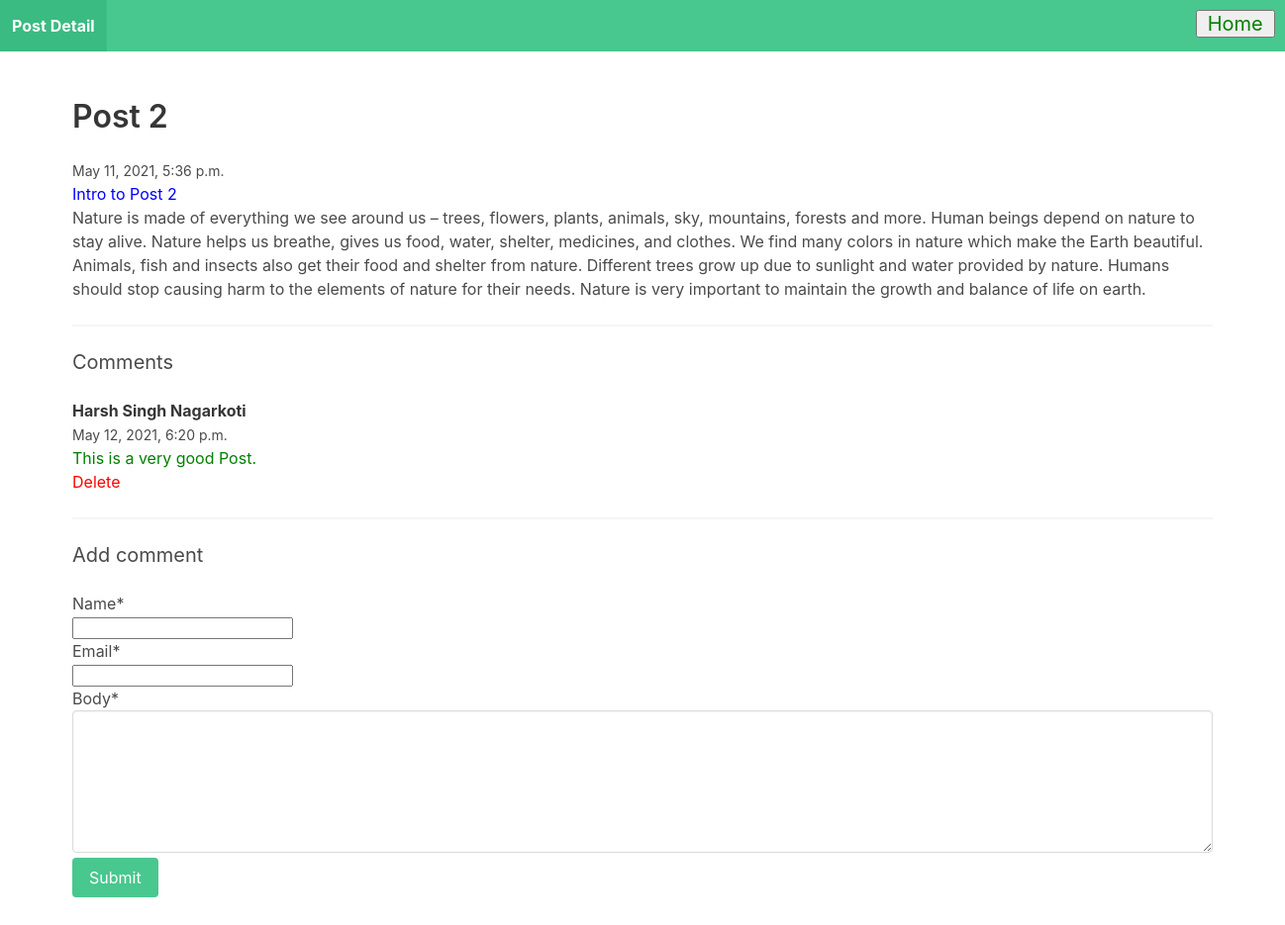
The app's page /Post-2/ with its own data.
### Main/models.py (models this page shows, shortened)
class Post(models.Model):
    title = models.TextField(unique=True)
    slug = models.SlugField(unique=True)
    intro = models.TextField(max_length=100)
    body = models.TextField(max_length=1000)
    date = models.DateTimeField(default=timezone.now)
    class Meta:
        ordering = ['-date']

class Comment(models.Model):
    post = models.ForeignKey(Post,related_name='comments',on_delete=models.CASCADE,null=True)
    name = models.TextField()
    email = models.EmailField()
    body = models.TextField()
    date = models.DateTimeField(default=timezone.now)
    class Meta:
        ordering = ['-date']

### Main/views.py (the view, shortened to what this page needs)
# urls.py: path('<slug:slug>/', views.post_detail,name="post_detail"),
def post_detail(request, slug):
    post = Post.objects.get(slug=slug)
    comment = Comment.objects.all()
    form = CommentForm()
    if request.method == "GET":
        return render(request, "post_detail.html", {'post': post, 'form': form, 'comment': comment})

### Main/forms.py
class CommentForm(forms.ModelForm):
    name = forms.CharField(widget=forms.TextInput(attrs={'autocomplete': 'off'}))
    email = forms.EmailField(widget=forms.TextInput(attrs={'autocomplete': 'off'}))
    body = forms.CharField(widget=forms.Textarea(attrs={'cols': 10, 'rows': 5}))
    class Meta:
        model = Comment
        fields = ['name', 'email', 'body']

### Templates/post_detail.html (shortened to what this page needs)
<!DOCTYPE html>
{% load crispy_forms_tags %}
<html lang="en">
<head>
    <link rel="stylesheet" href="https://cdn.jsdelivr.net/npm/bulma@0.9.1/css/bulma.min.css">
</head>
<body>
 <nav class="navbar is-success">
            <div class="navbar-brand">
                <a href="/" class="navbar-item"><strong>Post Detail</strong></a>
                <a href="{% url 'home' %}"  id="Post"><button style="color:green;font-size:20px;margin:10px 0px 0px 1100px;padding:0px 10px;">Home</button></a>
            </div>
        </nav>
   <section class="section">
            <div class="container">
                <h1 class="title">{{post.title}}</h1>
    <small>{{post.date}}</small>
    <p style="color:blue;">{{post.intro}}</p>
    <p>{{post.body}}</p>
    <hr>
    <h2 class="subtitle">Comments</h2>
{% for comment in post.comments.all %}
                <article class="media">
            <div class="media-content">
                <div class="content">
                    <p>
                        <strong>{{ comment.name }}</strong><br>
                        <small>{{ comment.date }}</small>
                        <br>
                        <span style="color:green;">{{ comment.body }}</span><br>
                        <a href="{% url 'delete' comment.email post.slug %}" id="del" style="color:red;">Delete</a>
                    </p>
                </div>
            </div>
        </article>
                {% empty %}
                <div class="notification">
            <p>No comments yet!</p>
        </div>
    {% endfor %}
    <hr>
    <h2 class="subtitle">Add comment</h2>
    <form method="post" action="">
        {{ form | crispy }}
        <div class="field">
            <div class="control">
                <button class="button is-success" style="margin-top:5px;">Submit</button>
            </div>
        </div>
    </form>
            </div>
        </section>
</body>
</html>

### records on screen
Post: title "Post 2", date "May 11, 2021, 5:36 p.m.", intro "Intro to Post 2", body "Nature is made of everything we see around us – trees, flowers, plants, animals, sky, mountains, forests and more. Human beings depend on nature to stay alive. Nature helps us breathe, gives us food, water, shelter, medicines, and clothes. We find many colors in nature which make the Earth beautiful. Animals, fish and insects also get their food and shelter from nature. Different trees grow up due to sunlight and water provided by nature. Humans should stop causing harm to the elements of nature for their needs. Nature is very important to maintain the growth and balance of life on earth."
Comment: name "Harsh Singh Nagarkoti", date "May 12, 2021, 6:20 p.m.", body "This is a very good Post."
